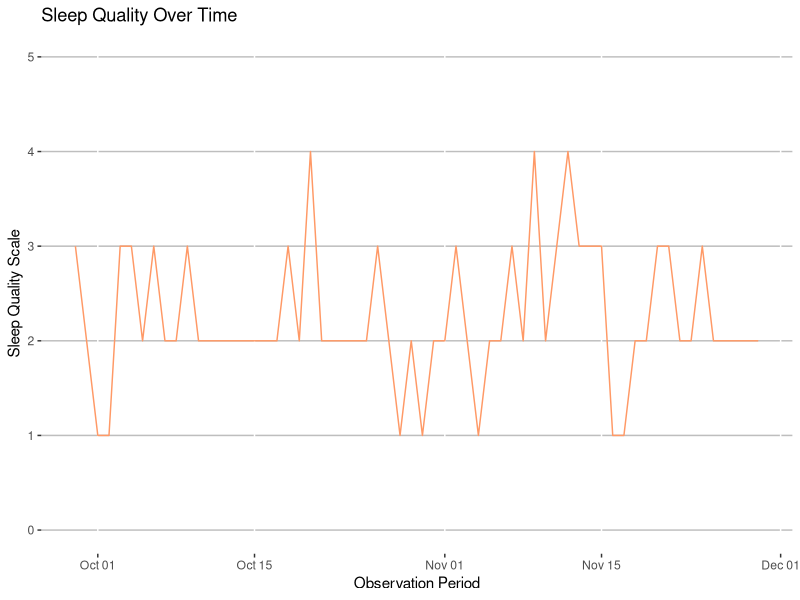
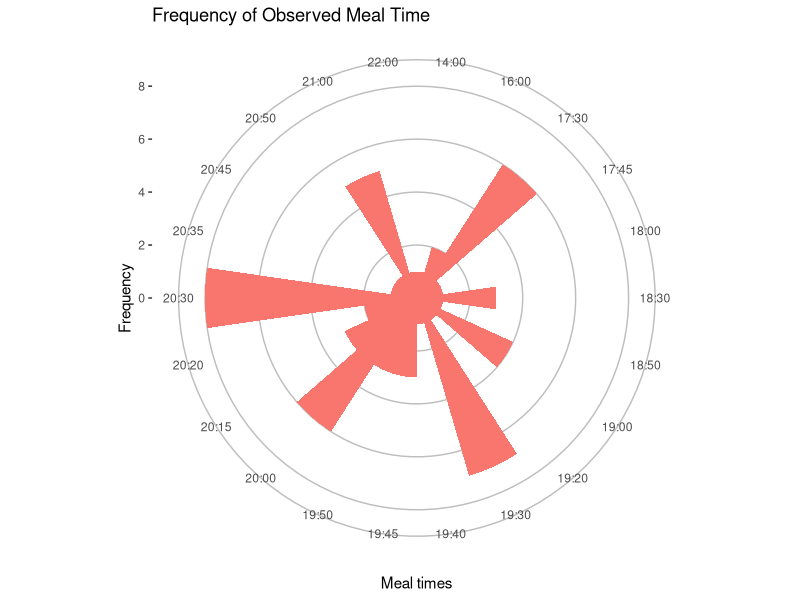
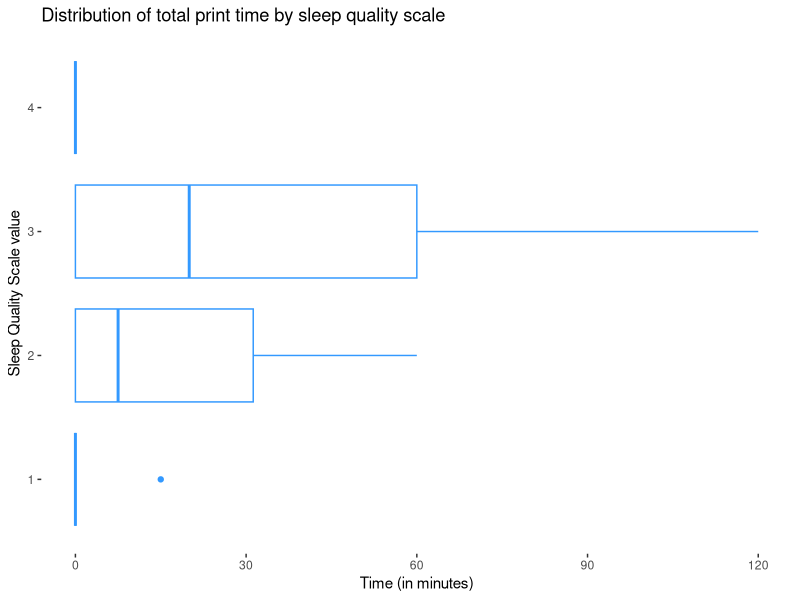
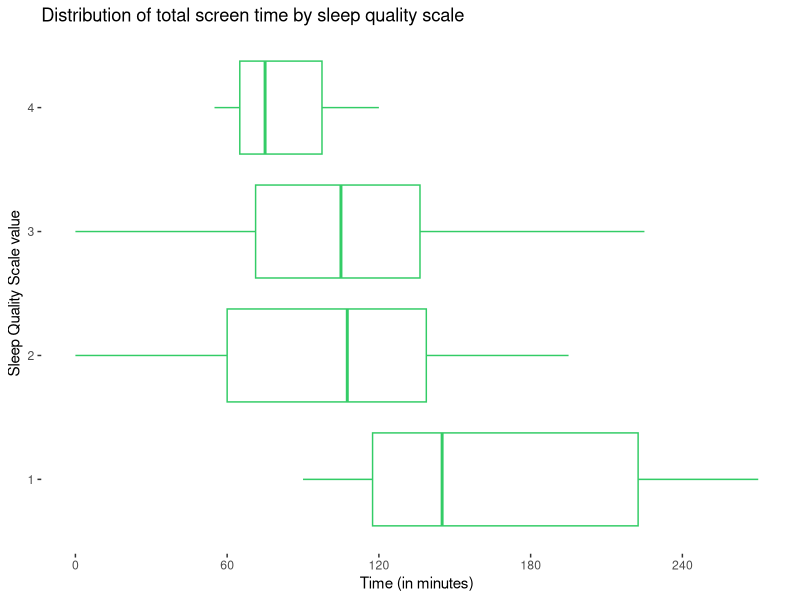
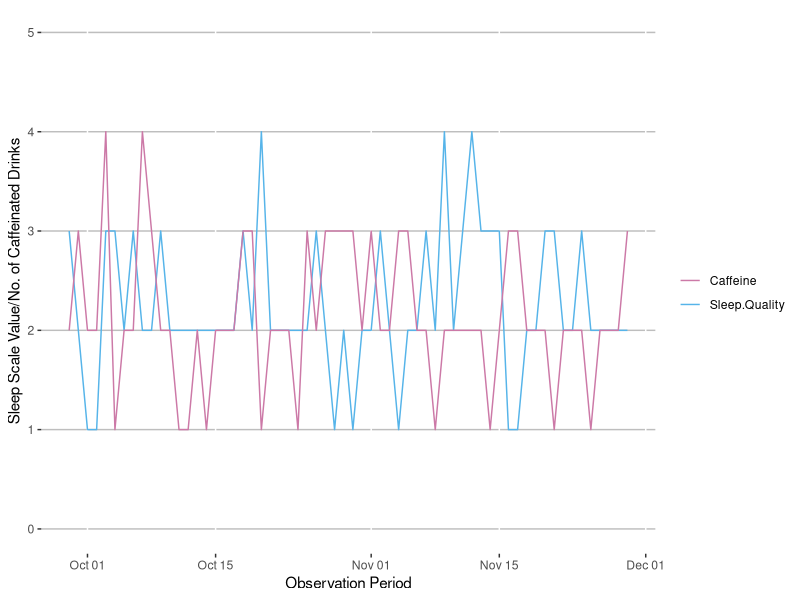
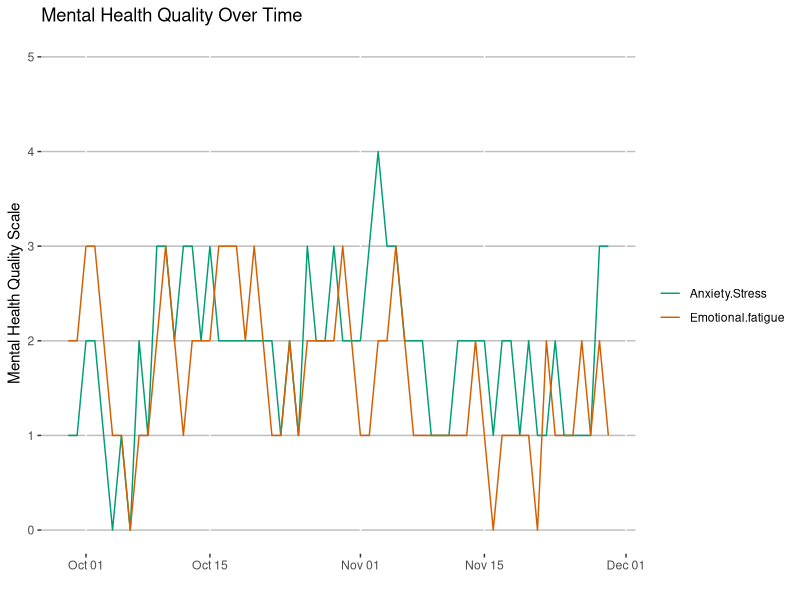
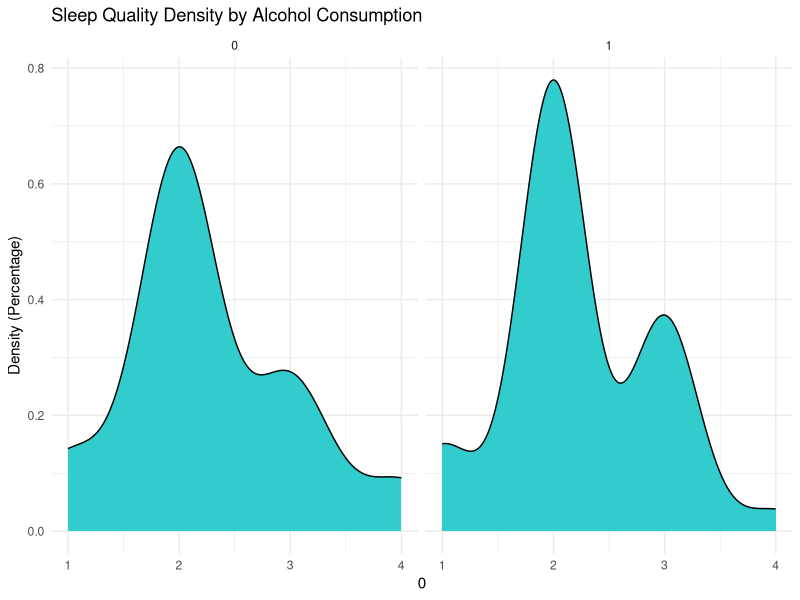

Recreate these plots in R, in order.
# find which directory is referenced
print(getwd())

# change the directory so we can use the csv
setwd("/Users/zack/dat203_ccac/visualize_yourself/factor_tracker/")

sleep_data <- na.omit(read.csv("factor_tracker_v3.csv"))
head(sleep_data)


#install.packages("lubridate")
#install.packages("ggpubr")

library(ggplot2)
library(ggpubr)
library(lubridate)

sleep_data$Date <-  as.Date(parse_date_time(sleep_data$Date, 'ymd'))
typeof(sleep_data$Date)

ggplot() + 
  geom_line(sleep_data, mapping = aes(x = Date, y = Sleep.quality.scale, group = 1), color = "#FF9966") + 
  scale_x_date(date_minor_breaks="1 day") + 
  labs(x = 'Observation Period', y = "Sleep Quality Scale", title="Sleep Quality Over Time") + 
  theme(panel.background = element_rect(fill = "white")) +
  theme(panel.grid.major.y = element_line(color="grey")) +
  scale_y_continuous(limits = c(0,5))

print(summary(sleep_data$Sleep.quality.scale))
print(sd(sleep_data$Sleep.quality.scale))

# creating a new series of total screen time
sleep_data$total.screen.time <- rowSums(sleep_data[,2:4], na.rm = TRUE)

# creating a new series of total print time
sleep_data$total.print.time <- rowSums(sleep_data[,5:7], na.rm = TRUE)

print(summary(sleep_data$total.screen.time))
print(sd(sleep_data$total.screen.time))

print(summary(sleep_data$total.print.time))
print(sd(sleep_data$total.print.time))

print(cor(sleep_data$total.print.time, sleep_data$Sleep.quality.scale))
print(cor(sleep_data$total.screen.time, sleep_data$Sleep.quality.scale))

# experimenting with shapes
ggplot(sleep_data, aes(x = Meal.times, fill="#CC99FF")) +
  geom_bar(width=1, na.rm = TRUE) + coord_polar(theta = 'x') +
  #geom_bar(mapping = aes(x = sleep_data$Sleep.quality.scale, fill = "blue")) +
  theme(legend.position="none") +
  labs(x = "Meal times", y = "Frequency", title = "Frequency of Observed Meal Time") +
  theme(panel.background = element_rect(fill = "#FFFFFF")) +
  theme(panel.grid.major.y = element_line(color="grey"))

# experimenting with meal times:
time_quality <- sleep_data[sleep_data$Meal.times > "19:30" , ]
print(summary(time_quality$Sleep.quality.scale))
print(sd(time_quality$Sleep.quality.scale))

#tail(sleep_data)

ggplot() + 
  geom_boxplot(sleep_data, mapping = aes(x = total.print.time, y = as.character(Sleep.quality.scale)), color="#3399FF", show.legend = FALSE) +
  labs(y = "Sleep Quality Scale value", x = "Time (in minutes)") +
  labs(title = "Distribution of total print time by sleep quality scale") +
  theme(panel.background = element_rect(fill = "white")) + #xlim(0, 210) +
  scale_x_continuous(breaks = c(0, 30, 60, 90, 120, 150, 180))

ggplot() + 
  geom_boxplot(sleep_data, mapping = aes(x = total.screen.time, y = as.character(Sleep.quality.scale)), color="#33CC66", show.legend = FALSE) +
  labs(y = "Sleep Quality Scale value", x = "Time (in minutes)") +
  labs(title = "Distribution of total screen time by sleep quality scale") +
  theme(panel.background = element_rect(fill = "white")) + #xlim(0, 300) + 
  scale_x_continuous(breaks = c(0, 60, 120, 180, 240, 300))


ggplot(data = sleep_data, mapping = aes(x = Date)) +
  geom_line(aes(y = Sleep.quality.scale, color = "Sleep.Quality")) +
  geom_line(aes(y = Caffeine.Intake, color = "Caffeine")) +
  theme(panel.background = element_rect(fill = "white")) +
  scale_colour_manual("", values = c("Sleep.Quality"="#56B4E9", "Caffeine"="#CC79A7")) +
  theme(panel.grid.major.y = element_line(color="grey")) +
  labs(x = "Observation Period", y = "Sleep Scale Value/No. of Caffeinated Drinks") +
  scale_y_continuous(limits = c(0,5))

ggplot(data = sleep_data, mapping = aes(x = Date)) + 
  geom_line(aes(y = Anxiety.Stress, colour = "Anxiety.Stress")) +
  geom_line(aes(y = Emotional.fatigue, colour = "Emotional.fatigue")) +
  scale_colour_manual("", 
                      values = c("Anxiety.Stress"="#009E73", "Emotional.fatigue"="#D55E00")) +
  scale_x_date(date_minor_breaks="1 day") + 
  scale_y_continuous(limits = c(0,5)) +
  labs(x = '', y = "Mental Health Quality Scale", title="Mental Health Quality Over Time") + 
  theme(panel.background = element_rect(fill = "white")) +
  theme(panel.grid.major.y = element_line(color="grey"))

ggplot(data = sleep_data) + geom_density(aes(x=Sleep.quality.scale), fill="#33CCCC") +
  facet_wrap(~Alcohol, nrow = 1) +
  scale_x_continuous(c(0,1,2,3,4,5)) +
  #scale_y_continuous(c(0,1)) +
  labs(x = "", y = "Density (Percentage)") +
  labs(title = "Sleep Quality Density by Alcohol Consumption") +
  theme(panel.background = element_rect(fill = "white")) + theme_minimal()
